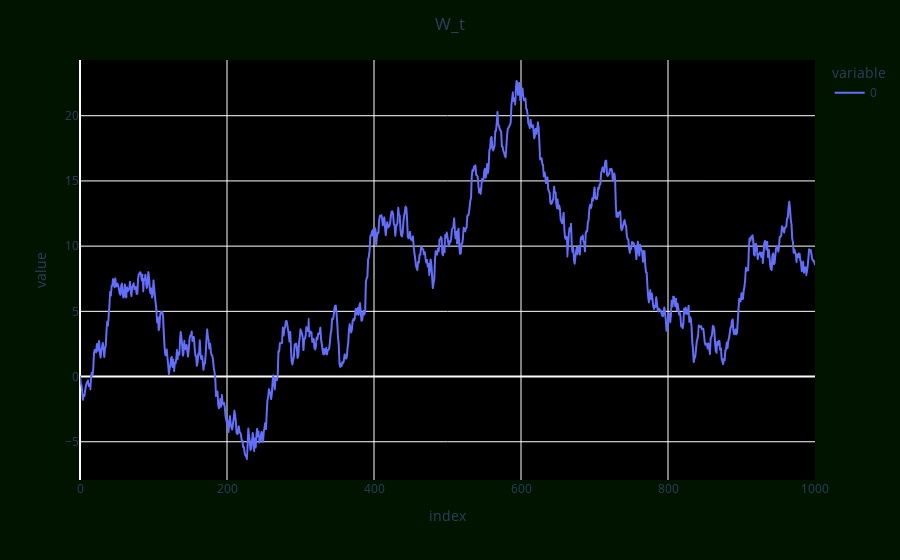

Here is the notebook cell this chart was saved with:
### Code cell
fig = px.line(W_t)
fig.update_layout(title_text = "W_t", title_x = 0.5)
fig.update_layout(
    {
        "paper_bgcolor": "rgba(1, 20, 0, 1)",
        "plot_bgcolor": "rgba(1, 0, 0, 1)",
    }
)

fig.show()

### Figure 1 — Plotly figure (JSON) as saved in the notebook; plotly's stock layout.template omitted (floating-point values rounded to 4 significant figures; data arrays with more than 128 entries replaced by an {"elided": "..."} marker saying what was removed)
{"data": [{"hovertemplate": "variable=0<br>index=%{x}<br>value=%{y}<extra></extra>", "legendgroup": "0", "line": {"color": "#636efa", "dash": "solid"}, "marker": {"symbol": "circle"}, "mode": "lines", "name": "0", "showlegend": true, "type": "scattergl", "x": {"elided": "1001 int values"}, "xaxis": "x", "y": {"elided": "1001 float values"}, "yaxis": "y"}], "layout": {"legend": {"title": {"text": "variable"}, "tracegroupgap": 0}, "margin": {"t": 60}, "paper_bgcolor": "rgba(1, 20, 0, 1)", "plot_bgcolor": "rgba(1, 0, 0, 1)", "title": {"text": "W_t", "x": 0.5}, "xaxis": {"anchor": "y", "domain": [0, 1], "title": {"text": "index"}}, "yaxis": {"anchor": "x", "domain": [0, 1], "title": {"text": "value"}}}}
